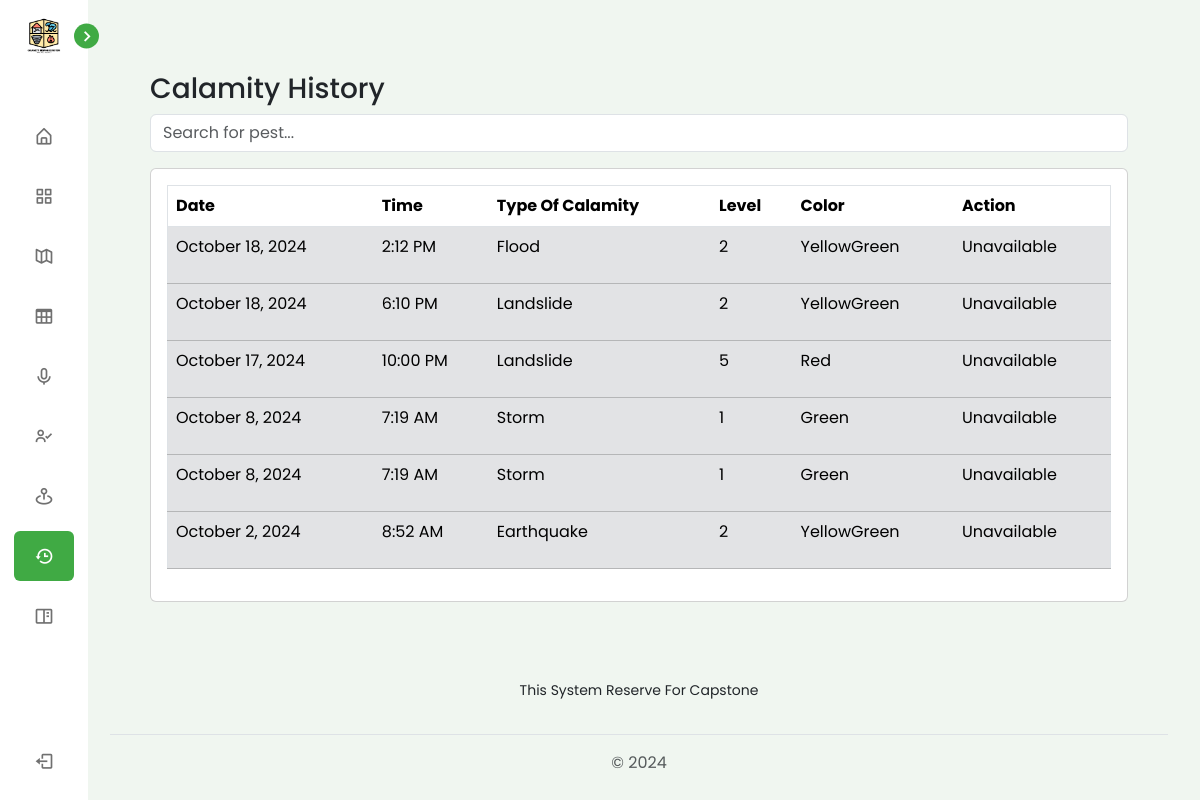
/view/pages/admin/history.php (signed in), run on an earlier commit of the app's database.
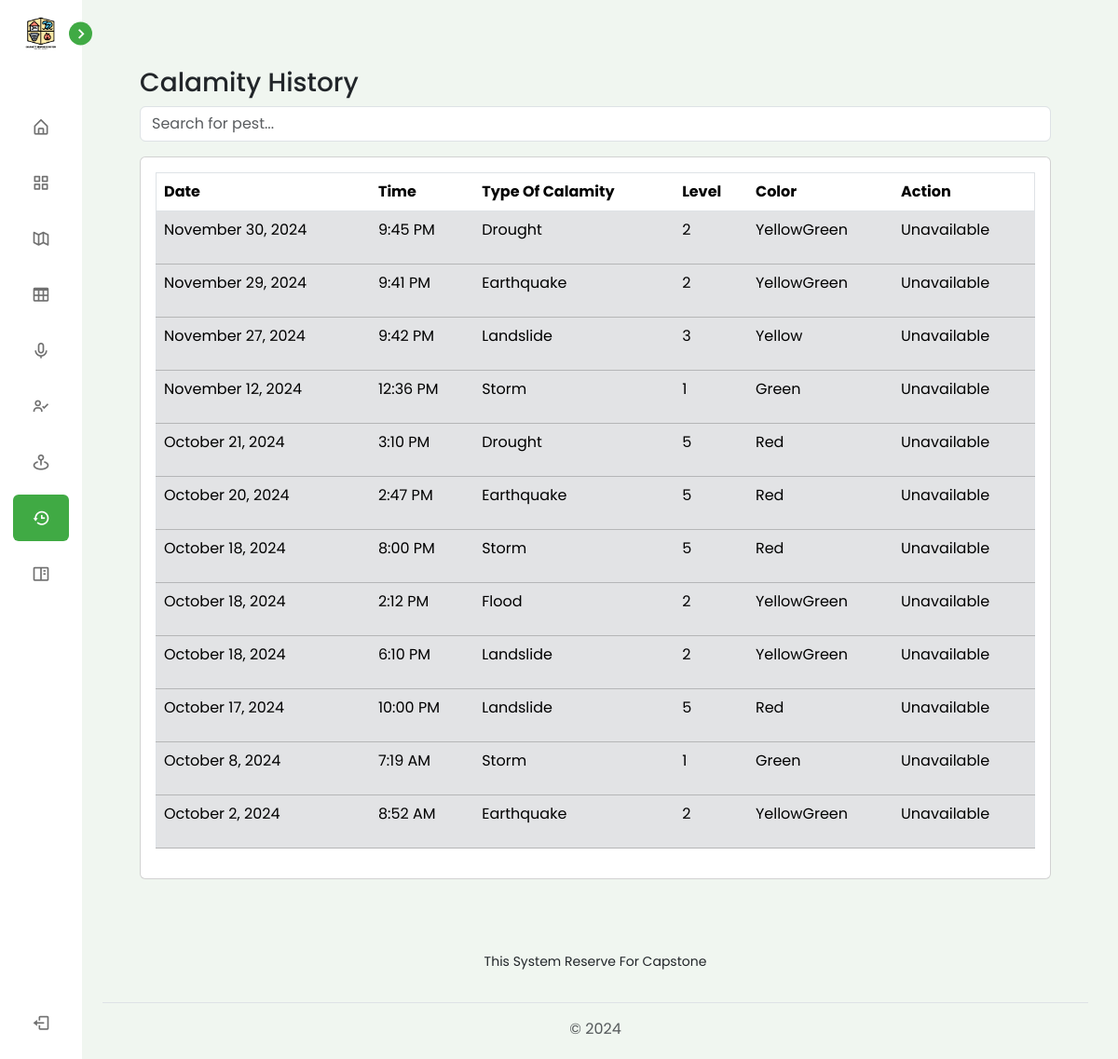
And on a later commit of the database.
### tables this page shows
CREATE TABLE `tbl_calamity` (
  `id` int(11) NOT NULL,
  `calamity_id` varchar(255) NOT NULL,
  `calamity_type_id` varchar(255) NOT NULL,
  `calamity_status_id` varchar(255) NOT NULL,
  `calamity_description` varchar(255) NOT NULL,
  `calamity_active` tinyint(1) NOT NULL,
  `calamity_date` date NOT NULL,
  `calamity_time` time NOT NULL
);

CREATE TABLE `tbl_type_of_calamity` (
  `id` int(11) NOT NULL,
  `type_calamity_id` varchar(255) NOT NULL,
  `type_calamity_type` varchar(255) NOT NULL,
  `type_calamity_description` varchar(255) NOT NULL
);

CREATE TABLE `tbl_calamity_status` (
  `id` int(11) NOT NULL,
  `status_id` varchar(255) NOT NULL,
  `status_level` varchar(255) NOT NULL,
  `status_color` varchar(255) NOT NULL,
  `status_description` varchar(255) NOT NULL
);

### connection/connection.php (called while the page is built, shortened)
<?php
class config {
    public function __construct(){
        $dsn = "mysql:host=".H.";dbname=".DB;
        $username = U;
        $password = P;
        try {
            $this->pdo = new PDO($dsn, $username, $password);
        } catch (PDOException $e) {
            die("Connection failed: " . $e->getMessage());
        }
    }
}
?>

### controller/CalamityController.php (called while the page is built, shortened)
<?php
require_once('../../../services/CalamityServices.php');
$calamityService = new CalamityServices();
?>

### services/CalamityServices.php (called while the page is built, shortened)
<?php
require_once("../../../connection/connection.php");
class CalamityServices extends config {
    public function getNotActiveCalamity() {
        try {
            $query = "SELECT
                            c.id,
                            c.calamity_id,
                            c.calamity_active,
                            c.calamity_date,
                            c.calamity_time,
                            c.calamity_description,
                            c.calamity_end_datetime,
                            cs.status_level,
                            cs.status_color,
                            cs.status_description,
                            tc.type_calamity_type,
                            tc.type_calamity_description
                        FROM
                            tbl_calamity c
                        JOIN
                            tbl_calamity_status cs
                            ON c.calamity_status_id = cs.status_id
                        JOIN
                            tbl_type_of_calamity tc
                            ON c.calamity_type_id = tc.type_calamity_id
                        WHERE
                            c.calamity_active = 0
                        ORDER BY
                            c.calamity_date DESC
                        ";
            $stmt = $this->pdo->prepare($query);
            $stmt->execute();
            $calamities =  $stmt->fetchAll(PDO::FETCH_ASSOC);
            return  $calamities;
        } catch (PDOException $e) {
            echo "Error: " . $e->getMessage();
        }
    }
}
?>

### view/pages/admin/history.php (the view, shortened to what this page needs)
<?php
$part = "history";
require_once('../../../controller/CalamityController.php');
$histories = $calamityService->getNotActiveCalamity();
?>
<?php require_once('../../components/header.php')?>
<div class="p-1 p-md-5">
    <div class="p-0">
        <h3 class="text-dark">Calamity History</h3>
        <div class="mb-3">
            <input type="text" id="searchInput" class="form-control" placeholder="Search for pest...">
        </div>
        <div class="table-responsive card p-3">
            <table border="1" class="table p-3" id="pestData">
                <thead>
                    <tr>
                        <th>Date</th>
                        <th>Time</th>
                        <th>Type Of Calamity</th>
                        <th>Level</th>
                        <th>Color</th>
                        <th>Action</th>
                    </tr>
                </thead>
                <tbody>
                    <?php if (!empty($histories)): ?>
                        <?php foreach ($histories  as $history): ?>
                            <?php
                                $date = new DateTime($history['calamity_date']);
                                $datenow = new DateTime('now');
                            ?>
                            <tr class="<?php echo ($date->format('F j, Y') != $datenow->format('F j, Y')) ? 'table-secondary' : ''; ?>">
                                <td><?php
                                    echo $date->format('F j, Y')?>
                                </td>
                                <td><?php
                                    $time = new DateTime($history['calamity_time']);
                                    echo $time->format('g:i A')?>
                                </td>
                                <td><?php echo htmlspecialchars($history['type_calamity_type']); ?></td>
                                <td><?php echo htmlspecialchars($history['status_level']); ?></td>
                                <td><?php echo htmlspecialchars($history['status_color']); ?></td>
                                <td>
                                    <?php
                                    if ($date->format('F j, Y') == $datenow->format('F j, Y')) {
                                    ?>
                                        <button type="button" class="btn btn-info mx-0 mx-md-2 my-1 my-md-0"
                                                data-bs-toggle="modal"
                                                data-bs-target="#reactiveModal"
                                                data-bs-id="<?php echo htmlspecialchars($history['id']); ?>">
                                                Reactive
                                        </button>
                                    <?php
                                    } else {
                                    ?>
                                        <p>Unavailable</p>
                                    <?php
                                    }
                                    ?>
                                </td>
                            </tr>
                        <?php endforeach; ?>
                    <?php else: ?>
                        <tr>
                            <td colspan="6" class="text-center">No records found.</td>
                        </tr>
                    <?php endif; ?>
                </tbody>
            </table>
        </div>
    </div>
</div>
<?php require_once('../../components/footer.php')?>

### view/components/header.php (shortened to what this page needs)
<!DOCTYPE html>
<html lang="en">
<head>
    <link rel="stylesheet" href="https://unpkg.com/leaflet@1.9.4/dist/leaflet.css" />
    <link href="https://cdn.jsdelivr.net/npm/bootstrap@5.3.3/dist/css/bootstrap.min.css" rel="stylesheet">
    <link rel="stylesheet" href="https://cdnjs.cloudflare.com/ajax/libs/font-awesome/6.6.0/css/all.min.css" />
    <link rel="stylesheet" href="../../css/sidebar.css">
    <link href='https://unpkg.com/boxicons@2.1.1/css/boxicons.min.css' rel='stylesheet'>
</head>
<body class="px-1 px-md-5">
    <?php if (isset($_SESSION['username']) && $part != "User") {?>
        <nav class='sidebar close'>
                        <header>
                            <div class='image-text'>
                                <span class='image'>
                                    <img src='../../../assets/images/logo.png' alt=''>
                                </span>
                            </div>
                            <i class='bx bx-chevron-right toggle'></i>
                        </header>
                        <div class='menu-bar'>
                            <div class='menu'>
                                <ul class='menu-links p-0'>
                                    <li class='nav-link  <?php echo $part == 'dashboard' ? 'active' : ''; ?>'>
                                        <a href='index.php'>
                                            <i class='bx bx-home-alt icon'></i>
                                        </a>
                                    </li>
                                    <li class='nav-link <?php echo $part == 'calamity' ? 'active' : ''; ?>'>
                                        <a href='calamity.php'>
                                            <i class='bx bx-grid-alt icon'></i>
                                        </a>
                                    </li>
                                    <li class='nav-link <?php echo $part == 'map' ? 'active' : ''; ?>'>
                                        <a href='map.php'>
                                            <i class='bx bx-map-alt icon'></i>
                                        </a>
                                    </li>
                                    <li class='nav-link <?php echo $part == 'table' ? 'active' : ''; ?>'>
                                        <a href='table.php'>
                                            <i class='bx bx-table icon'></i>
                                        </a>
                                    </li>
                                    <li class='nav-link <?php echo $part == 'announcement' ? 'active' : ''; ?>'>
                                        <a href='annoucement.php'>
                                            <i class='bx bx-microphone icon'></i>
                                        </a>
                                    </li>
                                    <li class='nav-link <?php echo $part == 'facilitator' ? 'active' : ''; ?>'>
                                        <a href='facilitator.php'>
                                            <i class='bx bx-user-check icon'></i>
                                        </a>
                                    </li>
                                    <li class='nav-link <?php echo $part == 'evacuation' ? 'active' : ''; ?>'>
                                        <a href='evacaution_location.php'>
                                            <i class='bx bx-map-pin icon'></i>
                                        </a>
                                    </li>
                                    <li class='nav-link <?php echo $part == 'history' ? 'active' : ''; ?>'>
                                        <a href='history.php'>
                                            <i class='bx bx-history icon'></i>
                                        </a>
                                    </li>
                                      <li class='nav-link <?php echo $part == 'report' ? 'active' : ''; ?>'>
                                        <a href='report.php'>
                                            <i class='bx bx-book-content  icon'></i>
                                        </a>
                                    </li>
                                </ul>
                            </div>
                            <div class='bottom-content' class='w-100'>
                                <form action='' method='post' class='w-100'>
                                    <li class='w-100'>
                                        <button type='submit' class='d-flex w-100 btn-logout p-0 py-3' style='padding-left: -10px'>
                                            <i class='bx bx-log-out icon p-0 m-0' style='margin-left: -10px;'></i>
                                        </button>
                                    </li>
                                </form>
                            </div>
                        </div>
                    </nav>
    <?php }?>
   <section class="home mb-3 p-1 p-lg-4 pt-5 pt-md-0 mt-5 mt-lg-0">

### view/components/footer.php (shortened to what this page needs)
    <footer class="py-1 px-2  mt-4">
    <ul class="nav justify-content-center border-bottom pb-3 mb-3">
        <p class="nav-item text-center">
        <small>This System Reserve For Capstone</small>
        </p>
    </ul>
    <p class="text-center text-body-secondary">© 2024</p>
    </footer>
    </section>
</body>
</html>

### view/css/sidebar.css (style rules this page uses)
* { margin: 0; padding: 0; box-sizing: border-box; font-family: 'Poppins', sans-serif; }
:root { --body-color: #f0f6f0; --sidebar-color: #FFF; --primary-color: #40aa44; --primary-color-light: #fffbf5; --toggle-color: #DDD; --text-color: #707070; --tran-03: all 0.2s ease; --tran-03: all 0.3s ease; --tran-04: all 0.3s ease; --tran-05: all 0.3s ease; }
body { min-height: 100vh; background-color: var(--body-color); transition: var(--tran-05); }
.sidebar { position: fixed; top: 0; left: 0; height: 100%; width: 250px; padding: 10px 14px; background: var(--sidebar-color); transition: var(--tran-05); z-index: 100; }
.sidebar.close { width: 88px; }
.sidebar li { height: 50px; list-style: none; display: flex; align-items: center; margin-top: 10px; }
.sidebar header .image, .sidebar .icon { min-width: 60px; border-radius: 6px; }
.sidebar .icon { min-width: 60px; border-radius: 6px; height: 100%; display: flex; align-items: center; justify-content: center; font-size: 20px; }
.sidebar .text, .sidebar .icon { color: var(--text-color); transition: var(--tran-03); }
.sidebar header { position: relative; }
.sidebar header .image-text { display: flex; align-items: center; }
.sidebar header .image { display: flex; align-items: center; justify-content: center; }
.sidebar header .image img { width: 40px; border-radius: 6px; }
.sidebar header .toggle { position: absolute; top: 50%; right: -25px; transform: translateY(-50%) rotate(180deg); height: 25px; width: 25px; background-color: var(--primary-color); color: var(--sidebar-color); border-radius: 50%; display: flex; align-items: center; justify-content: center; font-size: 22px; cursor: pointer; transition: var(--tran-05); }
.sidebar.close .toggle { transform: translateY(-50%) rotate(0deg); }
.sidebar .menu { margin-top: 40px; }
.sidebar li a { list-style: none; height: 100%; background-color: transparent; display: flex; align-items: center; height: 100%; width: 100%; border-radius: 6px; text-decoration: none; transition: var(--tran-03); }
.sidebar .menu-bar { height: calc(100% - 55px); display: flex; flex-direction: column; justify-content: space-between; overflow-y: scroll; }
.home { position: absolute; top: 0; top: 0; left: 250px; height: 100vh; width: calc(100% - 250px); background-color: var(--body-color); transition: var(--tran-05); }
.sidebar.close~.home { left: 78px; height: 100vh; width: calc(100% - 78px); }
.btn-logout { margin: 0; border: none; background: white; cursor: pointer; border-radius: 7px; }
.nav-link.active a { background-color: var(--primary-color); }
.nav-link.active a .icon, .nav-link.active a .text { color: var(--sidebar-color); }

What changed in the data, as far as the page shows it:
no longer on this page (row edited): tbl_calamity: calamity_date "October 8, 2024", calamity_time "7:19 AM", tbl_type_of_calamity.type_calamity_type "Storm", tbl_calamity_status.status_level "1", tbl_calamity_status.status_color "Green", shows "Unavailable"
added tbl_calamity: calamity_date "November 30, 2024", calamity_time "9:45 PM", tbl_type_of_calamity.type_calamity_type "Drought", tbl_calamity_status.status_level "2", tbl_calamity_status.status_color "YellowGreen", shows "Unavailable"
added tbl_calamity: calamity_date "November 29, 2024", calamity_time "9:41 PM", tbl_type_of_calamity.type_calamity_type "Earthquake", tbl_calamity_status.status_level "2", tbl_calamity_status.status_color "YellowGreen", shows "Unavailable"
added tbl_calamity: calamity_date "November 27, 2024", calamity_time "9:42 PM", tbl_type_of_calamity.type_calamity_type "Landslide", tbl_calamity_status.status_level "3", tbl_calamity_status.status_color "Yellow", shows "Unavailable"
added tbl_calamity: calamity_date "November 12, 2024", calamity_time "12:36 PM", tbl_type_of_calamity.type_calamity_type "Storm", tbl_calamity_status.status_level "1", tbl_calamity_status.status_color "Green", shows "Unavailable"
added tbl_calamity: calamity_date "October 21, 2024", calamity_time "3:10 PM", tbl_type_of_calamity.type_calamity_type "Drought", tbl_calamity_status.status_level "5", tbl_calamity_status.status_color "Red", shows "Unavailable"
added tbl_calamity: calamity_date "October 20, 2024", calamity_time "2:47 PM", tbl_type_of_calamity.type_calamity_type "Earthquake", tbl_calamity_status.status_level "5", tbl_calamity_status.status_color "Red", shows "Unavailable"
now on this page (row edited): tbl_calamity: calamity_date "October 18, 2024", calamity_time "8:00 PM", tbl_type_of_calamity.type_calamity_type "Storm", tbl_calamity_status.status_level "5", tbl_calamity_status.status_color "Red", shows "Unavailable"
